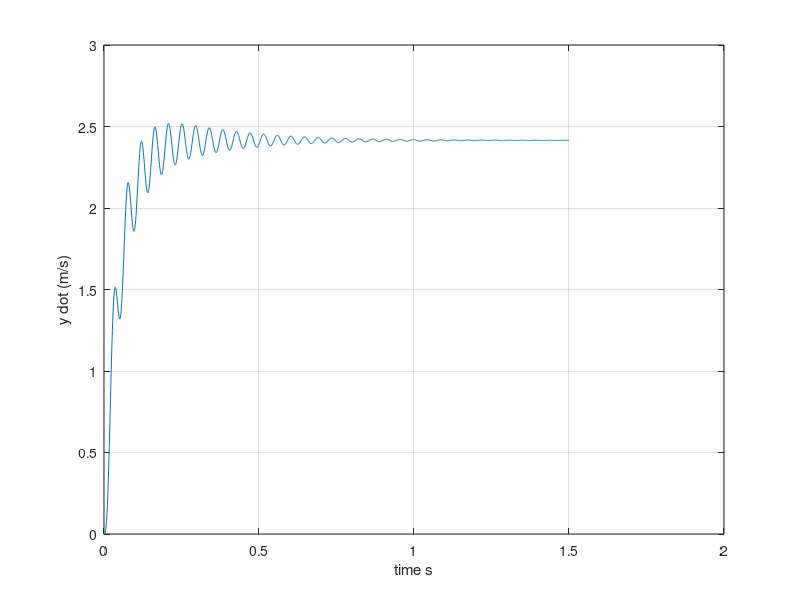

Reproduce this figure in MATLAB.
k = 10;
M1 = 0.02; M2 = 0.0005;
b1 = 410e-03; b2= 4.1e-03;
t = [0:0.001:1.5];
%state space model
A = [0 0 1 0; 0 0 0 1; -k/M1 k/M1 -b1/M1 0; k/M2 -k/M2 0 -b2/M2];
B = [0; 0; 1/M1; 0]; C = [0 0 0 1]; D = [0]; sys = ss(A, B, C, D);
%simulates step response
y = step(sys, t);
plot(t, y); grid
xlabel('time s'), ylabel('y dot (m/s)')
